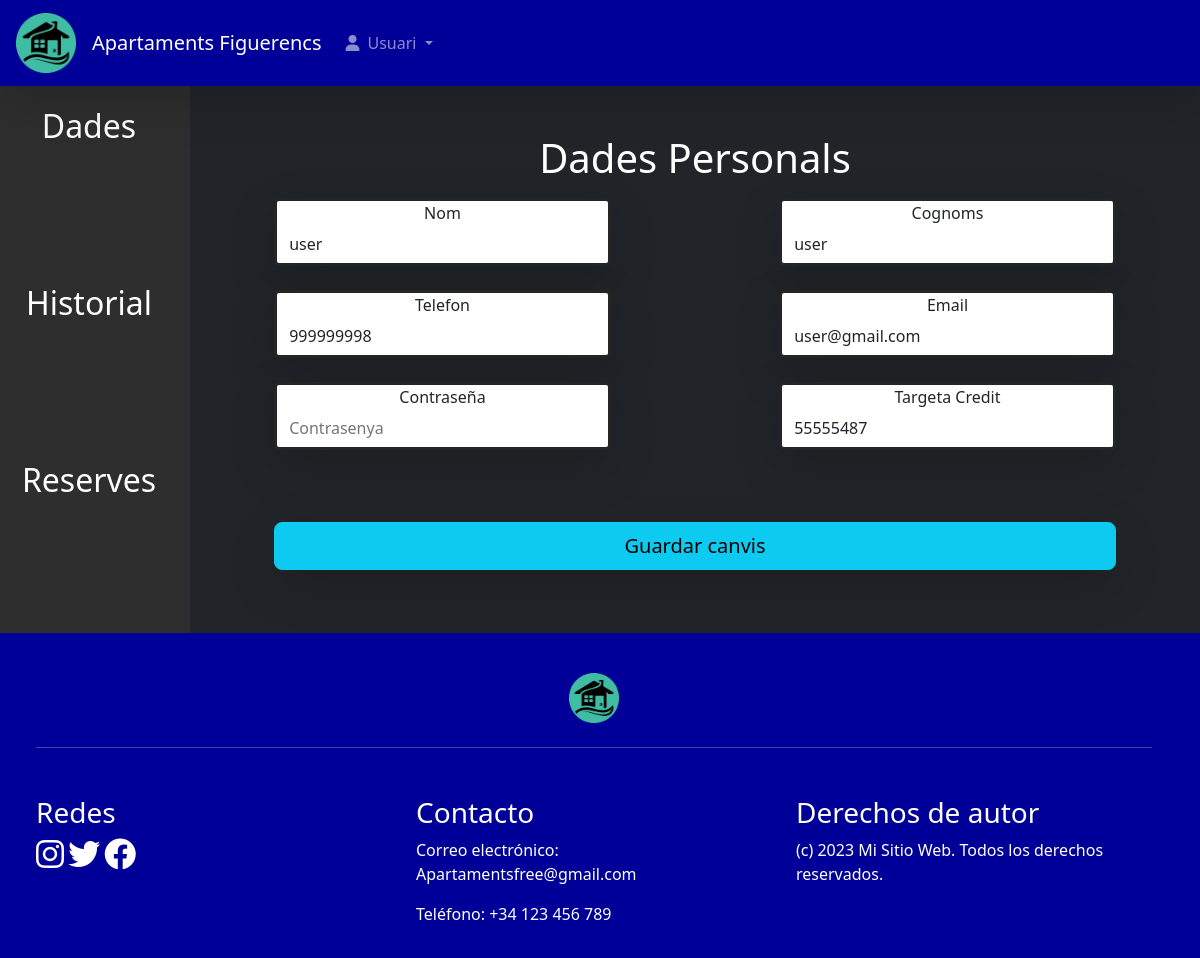
Page /index.php?r=user (signed in) on the committed database.
### tables this page shows
CREATE TABLE `usuari` (
  `id` int(11) NOT NULL,
  `nom` varchar(150) NOT NULL,
  `cognom` varchar(150) NOT NULL,
  `email` varchar(150) NOT NULL,
  `telefon` int(9) NOT NULL,
  `pass` varchar(50) NOT NULL,
  `cv` int(13) NOT NULL,
  `rol` varchar(30) NOT NULL
);

### public/index.php (called while the page is built, shortened)
<?php
include "../src/controllers/user.php";
include "../src/Emeset/Container.php";
$request = new \Emeset\Request();
$response = new \Emeset\Response();
$container = new \Emeset\Container($config);
$r = '';
if(isset($_REQUEST["r"])){
   $r = $_REQUEST["r"];
}
if ($r == "login") {
    ctrlLogin($request, $response, $container);
} elseif ($r === "content") {
    $response = isLogged($request, $response, $container,"ctrlContent");
} elseif ($r == "register") {
    ctrlRegister($request, $response, $container);
} elseif ($r == "aptdata") {
    $AptId = $_REQUEST["AptId"];
    AptData($request, $response, $container, $AptId);
} elseif ($r == "user") {
    $response = isLogged($request, $response, $container,"ctrlUser");
} elseif ($r == "pujar") {
    $response = isLogged($request, $response, $container,"ctrlPujar");
} elseif ($r == "") {
    $response = isLogged($request, $response, $container, "ctrlIndex");
} elseif ($r == "dologin") {
    ctrlDoLogin($request, $response, $container);
} elseif ($r == "dologout") {
    ctrlDoLogout($request, $response, $container);
} elseif ($r == "doregister") {
    ctrlDoRegister($request, $response, $container);
} elseif ($r == "doreserva") {
    ctrlDoReserva($request, $response, $container);
} elseif ($r == "doupdate") {
    $response = isLogged($request, $response, $container,"ctrlDoUpdate");
} elseif ($r == "doupload") {
    $response = isLogged($request, $response, $container,"ctrlDoUpload");
} else {
    $response = isLogged($request, $response, $container,"ctrlError");
}
$response->response();

### src/models/Users.php (called while the page is built, shortened)
<?php
class Users {
    public $sql;
    public function __construct($sql){
        $this->sql = $sql;
    }
    public function getUserData($id){
        $stm = $this->sql->prepare("select * from usuari where id=:id;");
        $stm -> execute([':id' => $id]);
        $result = $stm->fetch(\PDO::FETCH_ASSOC);
        if($result){
            return $result;
        } else {
            return false;
        }
    }
}

### src/controllers/user.php (called while the page is built)
<?php
function ctrlUser($request, $response, $container){
    $userModel = $container->users();
    $userData = $userModel->getUserData($_SESSION["user"]["id"]);
    $resModel = $container->reserva();
    $resData = $resModel->getResData($_SESSION["user"]["id"]);
    $resObert = $resModel->getResDataObert($_SESSION["user"]["id"]);
    $nom = $userData["nom"];
    $cognom = $userData["cognom"];
    $telefon = $userData["telefon"];
    $correu = $userData["email"];
    $pass = $userData["pass"];
    $cv = $userData["cv"];
    $rol = $userData["rol"];
    $response->set("name", $nom);
    $response->set("lastname", $cognom);
    $response->set("number", $telefon);
    $response->set("email", $correu);
    $response->set("pass", $pass);
    $response->set("cv", $cv);
    $response->set("rol", $rol);
    $response->set("resData", $resData);
    $response->set("resObert", $resObert);
    $users = $userModel->getAll();
    $response->set("users", $users);
    $response->setTemplate("user.php");
    return $response;
}

### src/middleware/isLogged.php (called while the page is built, shortened)
<?php
function isLogged($request, $response, $container, $next){
    $response->set("email", $request->get("SESSION", "email"));
    $response = $next($request, $response, $container);
    return $response;
}

### src/emeset/container.php (called while the page is built, shortened)
<?php
class Container
{
    public $config = [];
    public $sql;
    public function __construct($config)
    {
        $this->config = $config;
        $this->sql = $this->db()->getConnection();
    }
    public function db(){
        return new \Apartaments\Db(
            $this->config["db"]["user"],
            $this->config["db"]["pass"],
            $this->config["db"]["db"],
            $this->config["db"]["host"]
        );
    }
    public function users()
    {
        return new \Apartaments\Users($this->sql);
    }
}

### src/models/Db.php (called while the page is built, shortened)
<?php
class Db {
    public $sql;
    public function __construct($user, $pass, $db, $host){
        $dsn = "mysql:dbname={$db};host={$host}";
        try {
            $this->sql = new \PDO($dsn, $user, $pass);
        } catch (\PDOException $e) {
            die('Ha fallat la connexió: ' . $e->getMessage());
        }
    }
    public function getConnection(){
        return $this->sql;
    }
}

### src/views/user.php (the view, shortened to what this page needs)
<!DOCTYPE html>
<html lang="en">
<head>
    <link rel="stylesheet" href="//code.jquery.com/ui/1.13.2/themes/base/jquery-ui.css">
    <link rel="stylesheet" href="https://cdn.jsdelivr.net/npm/bootstrap@5.3.2/dist/css/bootstrap.min.css">
    <link rel="stylesheet" href="https://cdnjs.cloudflare.com/ajax/libs/font-awesome/6.0.0-beta3/css/all.min.css">
    <link rel="stylesheet" href="https://cdn.datatables.net/1.13.7/css/jquery.dataTables.min.css" />
    <link rel="stylesheet" href="/css/style.css">
</head>
<body>
    <?php include("header.php"); ?>
<div id="userx" class="row me-0 bg-grey">
  <div class="col-md-2 text-white text-center">
      <p class="mt-3 fs-2" id="enlace-dades">Dades</p>
      <p class="mt-3 fs-2" id="enlace-historial">Historial</p>
      <p class="mt-3 fs-2" id="enlace-reserves">Reserves</p>
  </div>
  <div class="col-md-10 bg-dark d-flex">
    <div id="contenido-dades">
      <h1 class="text-white mb-3 mt-5 text-center">Dades Personals</h1>
      <form action="index.php?r=doupdate" method="POST">
      <div class="row gx-6 gy-4 text-center justify-content-center">
            <div class="col-md-4 shadow-lg input-col">
                <label for="user-name">Nom</label>
                <input type="text" class="form-control-plaintext" id="user-name" name="user-name-update" placeholder="Nom" value="<?= $name ?>" required>
            </div>
            <div class="col-md-2"> </div>
            <div class="col-md-4 shadow-lg input-col">
                <label for="user-lastname">Cognoms</label>
                <input type="text" class="form-control-plaintext" id="user-lastname" name="user-lastname-update" placeholder="Cognoms" value="<?= $lastname; ?>" required>
            </div>
            <div class="col-md-4 shadow-lg input-col">
                <label for="user-number">Telefon</label>
                <input type="text" class="form-control-plaintext" id="user-number" name="user-number-update" placeholder="Numero de telefon" value="<?= $number; ?>" required>
            </div>
            <div class="col-md-2"> </div>
            <div class="col-md-4 shadow-lg input-col">
                <label for="user-email">Email</label>
                <input type="email" class="form-control-plaintext" id="user-email" name="user-email-update" placeholder="Correu electrònic" value="<?= $email; ?>" required>
            </div>
            <div class="col-md-4 shadow-lg input-col">
                <label for="user-pass">Contraseña</label>
                <input type="password" class="form-control-plaintext" id="user-pass" name="user-pass-update" placeholder="Contrasenya" required>
            </div>
            <div class="col-md-2"> </div>
            <div class="col-md-4 shadow-lg input-col">
                <label for="user-confpass">Targeta Credit</label>
                <input type="text" class="form-control-plaintext" id="user-confpass" name="user-cv-update" placeholder="Targeta de crèdit" value="<?= $cv; ?>" required>
            </div>
            <button type="submit" class="btn btn-info btn-lg btn-block shadow-lg col-md-10 mt-5">Guardar canvis</button>
        </form>
    </div>
  </div>
</div>
    <?php include("footer.php"); ?>
</body>
</html>

### public/css/style.css (style rules this page uses)
body { background-color:#2e2e2e ; min-height: 100vh; display: flex; flex-direction: column; }
.input-col { background-color: rgb(255, 255, 255); border-color: #252525; border-style: solid; border-radius: 5px; }
#enlace-dades, #enlace-historial, #enlace-reserves, #enlace-usuarios { margin-bottom: 129px; }
#contenido-dades, #contenido-historial, #contenido-reserves, #contenido-usuarios { display: none; }

### rows in the picture
usuari: user-number-update "999999998", user-email-update "user@gmail.com", user-cv-update "55555487"
